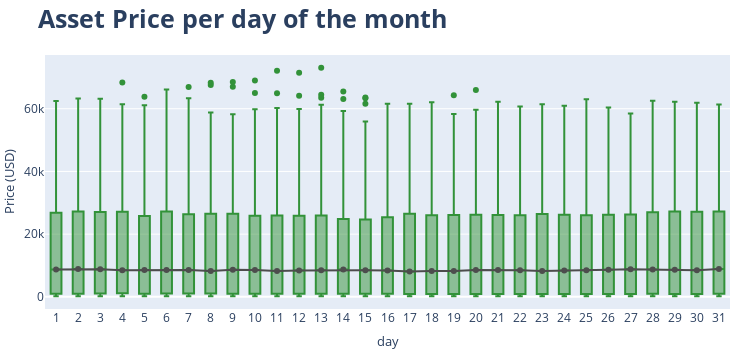

The notebook cell this image was saved under:
### Markdown cell above
# Boxplot chart for monthly seasonality

### Code cell
dfg['day'] = pd.Series(dfg.index).dt.day.values

# fig 1 dayly boxplot
fig1 = px.box(dfg.sort_values('day'), x='day', y='close',
              color_discrete_sequence=[palette_asset['green']])

# fig 2 line with median data for each day
df_median = pd.DataFrame(dfg.groupby('day')['close'].median()).reset_index()
fig2 = px.line(df_median, x='day', y='close', markers=True,
               color_discrete_sequence=[palette_asset['gray']])

fig = go.Figure(data=fig1.data + fig2.data)

fig.update_layout(
    width       = 750,
    height      = 350,
    title       = dict(text='<b>Asset Price per day of the month</b>', font=dict(size=25)),
    yaxis_title = dict(text='Price (USD)', font=dict(size=13)),
    xaxis       = dict(tickmode='linear', tickangle=0, range=[0.5, 31.5]),
    xaxis_title = dict(text='day', font=dict(size=13)),
    margin      = dict(l=0, r=20, t=55, b=20)
    )

fig.show()

### Figure 1 — Plotly figure (JSON) as saved in the notebook; plotly's stock layout.template omitted (floating-point values rounded to 4 significant figures; data arrays with more than 128 entries replaced by an {"elided": "..."} marker saying what was removed)
{"data": [{"alignmentgroup": "True", "hovertemplate": "day=%{x}<br>close=%{y}<extra></extra>", "legendgroup": "", "marker": {"color": "#329239"}, "name": "", "notched": false, "offsetgroup": "", "orientation": "v", "showlegend": false, "type": "box", "x": {"elided": "3466 int values"}, "x0": " ", "xaxis": "x", "y": {"elided": "3466 float values"}, "y0": " ", "yaxis": "y"}, {"hovertemplate": "day=%{x}<br>close=%{y}<extra></extra>", "legendgroup": "", "line": {"color": "#4d4d4d", "dash": "solid"}, "marker": {"symbol": "circle"}, "mode": "lines+markers", "name": "", "orientation": "v", "showlegend": false, "type": "scatter", "x": [1, 2, 3, 4, 5, 6, 7, 8, 9, 10, 11, 12, 13, 14, 15, 16, 17, 18, 19, 20, 21, 22, 23, 24, 25, 26, 27, 28, 29, 30, 31], "xaxis": "x", "y": [8714.0, 8850.0, 8843.0, 8516.0, 8577.0, 8555.0, 8578.0, 8247.0, 8666.0, 8604.0, 8226.0, 8421.0, 8460.0, 8694.0, 8492.0, 8369.0, 8099.0, 8237.0, 8271.0, 8585.0, 8582.0, 8467.0, 8223.0, 8435.0, 8491.0, 8635.0, 8795.0, 8696.0, 8659.0, 8489.0, 8887.0], "yaxis": "y"}], "layout": {"height": 350, "margin": {"b": 20, "l": 0, "r": 20, "t": 55}, "title": {"font": {"size": 25}, "text": "<b>Asset Price per day of the month</b>"}, "width": 750, "xaxis": {"range": [0.5, 31.5], "tickangle": 0, "tickmode": "linear", "title": {"font": {"size": 13}, "text": "day"}, "type": "linear"}, "yaxis": {"autorange": true, "range": [-3872.0, 77130.0], "title": {"font": {"size": 13}, "text": "Price (USD)"}, "type": "linear"}}}
